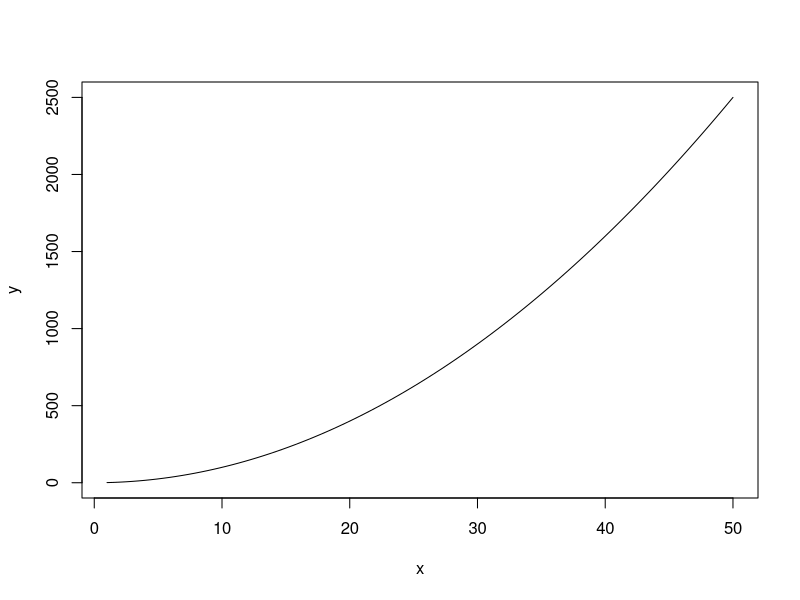

Source code (R):
## ---- chunk 1
knitr::opts_chunk$set(collapse = TRUE)
## ---- chunk 2
curve(x^2, from=1, to=50, , xlab="x", ylab="y")
